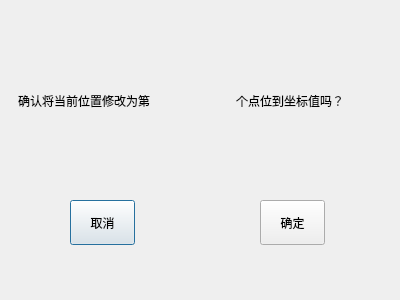
<?xml version="1.0" encoding="UTF-8"?>
<ui version="4.0">
 <class>Modify_Point_Position</class>
 <widget class="QDialog" name="Modify_Point_Position">
  <property name="geometry">
   <rect>
    <x>0</x>
    <y>0</y>
    <width>400</width>
    <height>300</height>
   </rect>
  </property>
  <property name="windowTitle">
   <string>Dialog</string>
  </property>
  <widget class="QLabel" name="first_display_label">
   <property name="geometry">
    <rect>
     <x>18</x>
     <y>90</y>
     <width>170</width>
     <height>21</height>
    </rect>
   </property>
   <property name="text">
    <string>确认将当前位置修改为第</string>
   </property>
  </widget>
  <widget class="QLabel" name="display_modify_point_label">
   <property name="geometry">
    <rect>
     <x>176</x>
     <y>90</y>
     <width>60</width>
     <height>21</height>
    </rect>
   </property>
   <property name="text">
    <string/>
   </property>
   <property name="alignment">
    <set>Qt::AlignCenter</set>
   </property>
  </widget>
  <widget class="QLabel" name="third_display_label">
   <property name="geometry">
    <rect>
     <x>236</x>
     <y>90</y>
     <width>265</width>
     <height>21</height>
    </rect>
   </property>
   <property name="text">
    <string>个点位到坐标值吗？</string>
   </property>
  </widget>
  <widget class="QPushButton" name="cancel_button">
   <property name="geometry">
    <rect>
     <x>70</x>
     <y>200</y>
     <width>65</width>
     <height>45</height>
    </rect>
   </property>
   <property name="text">
    <string>取消</string>
   </property>
  </widget>
  <widget class="QPushButton" name="ok_button">
   <property name="geometry">
    <rect>
     <x>260</x>
     <y>200</y>
     <width>65</width>
     <height>45</height>
    </rect>
   </property>
   <property name="text">
    <string>确定</string>
   </property>
  </widget>
 </widget>
 <resources/>
 <connections/>
</ui>
